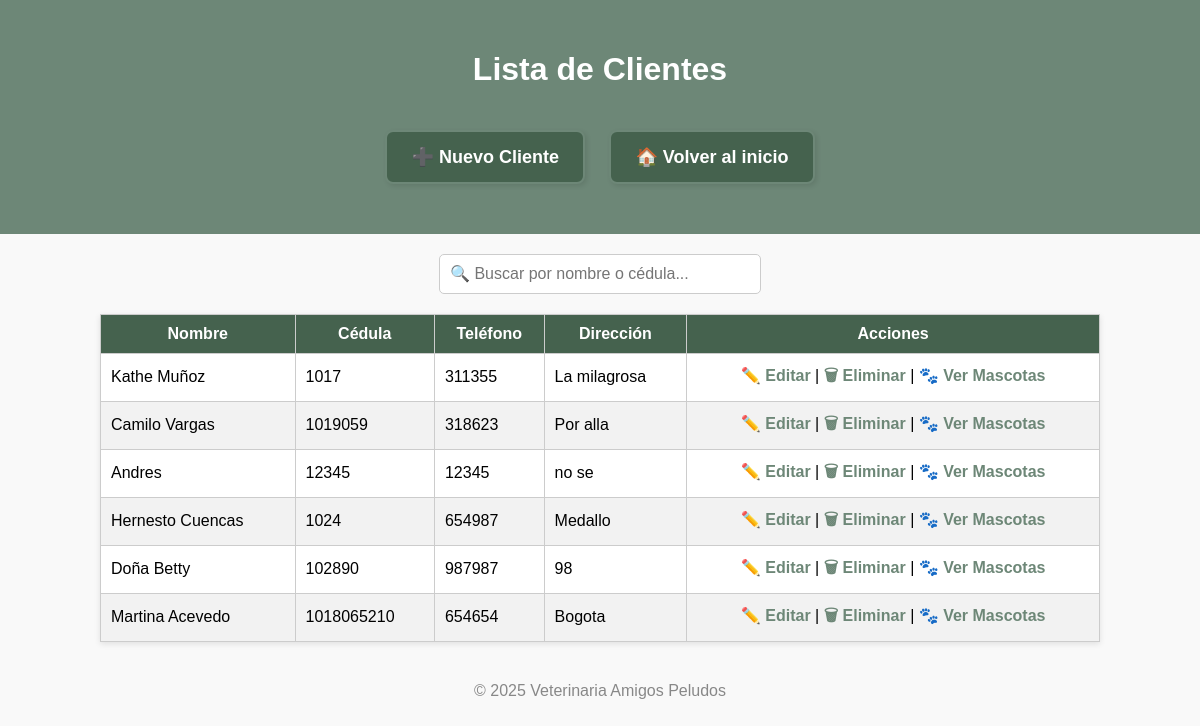
Screenshot of /clientes/lista/ with the database file from the repository.
### principal/models.py (models this page shows, shortened)
class Cliente(models.Model):
    nombre = models.CharField(max_length=100)
    cedula = models.CharField(max_length=20, unique=True)
    telefono = models.CharField(max_length=20, blank=True, null=True)
    direccion = models.CharField(max_length=255, blank=True, null=True)
    activo = models.BooleanField(default=True)

### principal/views.py (the view)
# urls.py: path('clientes/lista/', views.lista_clientes, name='lista_clientes'),
def lista_clientes(request):
    clientes = Cliente.objects.filter(activo=True)
    return render(request, 'principal/lista_clientes.html', {'clientes': clientes})

### principal/templates/principal/lista_clientes.html (shortened to what this page needs)
{% load static %}
<!DOCTYPE html>
<html lang="es">
<head>
</head>
<body>
<header>
    <h1>Lista de Clientes</h1>
    <a href="{% url 'crear_cliente' %}" class="btn">➕ Nuevo Cliente</a>
    <a href="{% url 'inicio' %}" class="btn">🏠 Volver al inicio</a>
</header>
<div class="search-box">
    <input type="text" id="buscar" placeholder="🔍 Buscar por nombre o cédula...">
</div>
<table id="tabla-clientes">
    <thead>
        <tr>
            <th>Nombre</th>
            <th>Cédula</th>
            <th>Teléfono</th>
            <th>Dirección</th>
            <th>Acciones</th>
        </tr>
    </thead>
    <tbody>
        {% for cliente in clientes %}
        <tr>
            <td>{{ cliente.nombre }}</td>
            <td>{{ cliente.cedula }}</td>
            <td>{{ cliente.telefono }}</td>
            <td>{{ cliente.direccion }}</td>
            <td>
                <a href="{% url 'editar_cliente' cliente.cedula %}">✏️ Editar</a> |
                <a href="{% url 'eliminar_cliente' cliente.cedula %}" onclick="return confirm('¿Eliminar este cliente?');">🗑 Eliminar</a> |
                <a href="{% url 'mascotas_por_cliente' cliente.cedula %}">🐾 Ver Mascotas</a>
            </td>
        </tr>
        {% empty %}
        <tr><td colspan="5">No hay clientes registrados.</td></tr>
        {% endfor %}
    </tbody>
</table>
<footer>
    <p>© 2025 Veterinaria Amigos Peludos</p>
</footer>
</body>
</html>

### principal/templates/principal/lista_clientes.html (style rules this page uses)
body { font-family: Arial, sans-serif; background-color: #f9f9f9; padding: 0; margin: 0; text-align: center; }
header { background-color: #6D8777; color: white; padding: 30px 20px; }
.btn { display: inline-flex; align-items: center; gap: 8px; margin: 20px 10px; padding: 14px 24px; background-color: #45624E; color: white; text-decoration: none; border-radius: 8px; font-size: 18px; font-weight: bold; border: 2px solid #6D8777; box-shadow: 2px 2px 5px rgba(0, 0, 0, 0.1); transition: background-color 0.3s ease, transform 0.2s ease; }
.search-box { margin: 20px auto; }
.search-box input { padding: 10px; width: 300px; font-size: 16px; border-radius: 5px; border: 1px solid #ccc; }
table { margin: 20px auto; border-collapse: collapse; width: 90%; max-width: 1000px; background-color: white; box-shadow: 0 2px 6px rgba(0,0,0,0.1); }
th, td { padding: 10px; border: 1px solid #ccc; text-align: left; }
th { background-color: #45624E; color: white; text-align: center; }
tr:nth-child(even) { background-color: #f2f2f2; }
td a { text-decoration: none; color: #6D8777; font-weight: bold; }
footer { margin-top: 40px; color: #888; }
td:nth-child(5) { text-align: center; }

### rows the page displays
Cliente: nombre "Kathe Muñoz", cedula "1017", telefono "311355", direccion "La milagrosa"
Cliente: nombre "Camilo Vargas", cedula "1019059", telefono "318623", direccion "Por alla"
Cliente: nombre "Andres", cedula "12345", telefono "12345", direccion "no se"
Cliente: nombre "Hernesto Cuencas", cedula "1024", telefono "654987", direccion "Medallo"
Cliente: nombre "Doña Betty", cedula "102890", telefono "987987", direccion "98"
Cliente: nombre "Martina Acevedo", cedula "1018065210", telefono "654654", direccion "Bogota"
